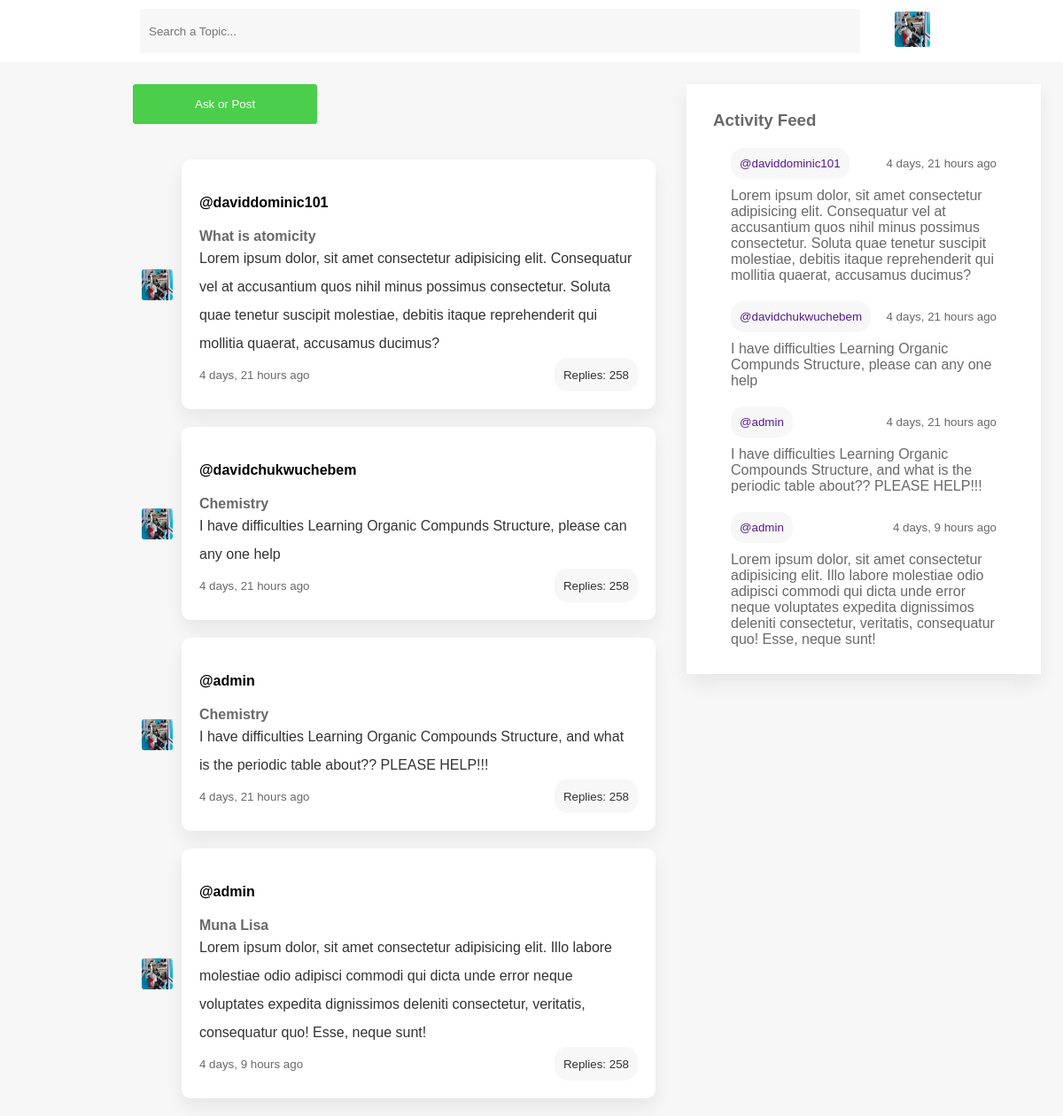
The app's page / (signed in) with its own data.
### base/models.py (models this page shows, shortened)
class Post(models.Model):
    author = models.ForeignKey(User, on_delete=models.CASCADE)
    title = models.CharField(max_length=200)
    body = models.TextField(blank=True)
    created_at = models.DateTimeField(auto_now_add= True)

### base/views.py (the view)
# urls.py: path('', views.forum, name="forum"),
def forum(request,):
    posts = Post.objects.all()
    reply = Reply.objects.all()
    context={'posts':posts}
    return render(request, 'forum.html', context)

### templates/forum.html (shortened to what this page needs)
{% load static %}
<!DOCTYPE html>
<html lang="en">
  <head>
    <link rel="stylesheet" href="{% static 'style.css' %}" />
  </head>
  <body>
    <header>
      <input type="text" class="search" placeholder="Search a Topic..." />
      {% if request.user.is_authenticated %}
      <a href="">
        <img src="../static/image/user.jpg" alt="" width="40px" height="40px" />
      </a>
      {% else %}
      <a href="./login.html">
        <button>Login</button>
      </a>
      {% endif %}
    </header>
    <main>
      <div></div>
      <div class="post-cards">
        <div class="add">
          <a href="{% url 'new-thread' %}">
            <button class="button">Ask or Post</button>
          </a>
        </div>
        {% for post in posts %}
        <div class="card">
          <img
            src="../static/image/user.jpg"
            alt=""
            width="35px"
            height="35px"
          />
          <div class="post">
            <div class="post-body">
              <div class="user-profile">
                <strong>@{{post.author.username}}</strong>
              </div>
              <h4>{{post.title}}</h4>
              <p>
                <a href="">{{post.body}} </a>
              </p>
              <div class="time-reply">
                <small>{{post.created_at|timesince}} ago</small>
                <a href="{% url 'thread' post.id %}"
                  ><small>Replies: 258</small></a
                >
              </div>
            </div>
          </div>
        </div>
        {% endfor %}
      </div>
      <div class="end-col">
        <h3>Activity Feed</h3>
         {% for post in posts%}
        <li style="list-style: none; padding:0 20px; margin-top: 10px">
          <div class="time-reply" style="padding:20px 0;">
            <small>
              <a href="" style="text-decoration: none;">@{{post.author.username}}</a>
            </small>
            <small> {{post.created_at|timesince}} ago </small>
          </div>
          <p>{{post.body}}</p>
        </li>
        {% empty %}
        <div class="null">
          <small>Not available</small>
        </div>
        {% endfor %}
      </div>
    </main>
  </body>
</html>

### static/style.css (style rules this page uses)
* { margin: 0; padding: 0; }
body { font-family: sans-serif; background-color: #f7f7f7; }
main { display: grid; grid-template-columns: 1fr 4fr 3fr; font-family: unset; color: #6b6868; }
.card { display: flex; align-items: center; margin: 20px 10px 20px 10px; }
.card img { border-radius: 3px; margin-right: 10px; }
.post-body { padding: 20px 20px 20px 20px; border-radius: 10px; box-shadow: 0 10px 20px #a5a4a433; background-color: white; }
.post-body p { line-height: 2; }
.card .post a { text-decoration: none; color: #333333; }
header { width: auto; background-color: white; display: flex; justify-content: space-between; align-items: center; padding: 0px 150px 10px 158px; }
header img { border-radius: 3px; margin-top: 10px; }
header .search { border: none; background-color: #f7f7f7; padding-left: 10px; border-radius: 0px; width: 90%; height: 50px; color: #333333; margin-top: 10px; }
.button { border-radius: 3px; background-color: rgb(75, 206, 75); color: white; padding: 15px 70px 15px 70px; border: none; margin-top: 25px; cursor: pointer; }
.post-cards .add { display: flex; justify-content: left; align-items: baseline; }
.time-reply { display: flex; justify-content: space-between; align-items: baseline; }
.time-reply a { background-color: #f7f7f7; padding: 10px; border-radius: 15px; }
.add-card input, .textarea, button { border: none; background-color: #f7f7f7; padding: 20px; margin-bottom: 20px; border-radius: 30px; }
.end-col { padding: 30px; box-shadow: 0 10px 20px #a5a4a433; margin: 25px; background-color: white; height: fit-content; }
.user-profile { color: black; margin-top: 20px; margin-bottom: 20px; font-size: 16px !important; }

### records on screen
Post: author.username "daviddominic101", title "What is atomicity", body "Lorem ipsum dolor, sit amet consectetur adipisicing elit. Consequatur vel at accusantium quos nihil minus possimus consectetur. Soluta quae tenetur suscipit molestiae, debitis itaque reprehenderit qui mollitia quaerat, accusamus ducimus?", created_at "4 days, 21 hours"
Post: author.username "davidchukwuchebem", title "Chemistry", body "I have difficulties Learning Organic Compunds Structure, please can any one help", created_at "4 days, 21 hours"
Post: author.username "admin", title "Chemistry", body "I have difficulties Learning Organic Compounds Structure, and what is the periodic table about?? PLEASE HELP!!!", created_at "4 days, 21 hours"
Post: author.username "admin", title "Muna Lisa", body "Lorem ipsum dolor, sit amet consectetur adipisicing elit. Illo labore molestiae odio adipisci commodi qui dicta unde error neque voluptates expedita dignissimos deleniti consectetur, veritatis, consequatur quo! Esse, neque sunt!", created_at "4 days, 9 hours"
